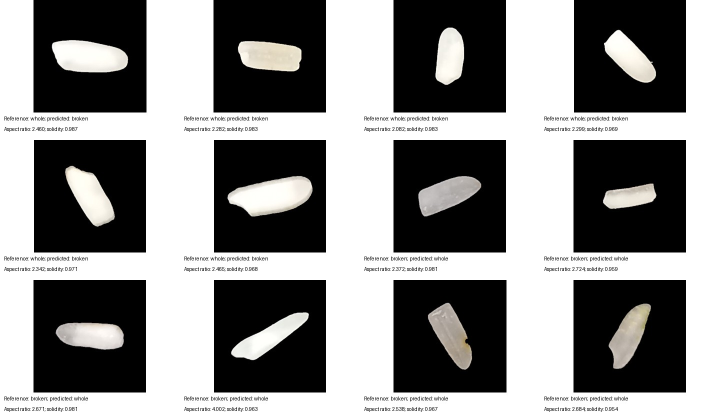
#> input picture milestone submission/shared/updates_20261123/source_test/failure_contact_sheet.png, 1440 x 840 px (shown at 1/2 size)
$ python -i vision_before.py   (imports and definitions only)
#> lines starting #> are read from the running program, lines starting #| are printed output that depends on the picture; after the words box and inside, x2 and y2 are one past the last pixel; in counts of white or black regions, pixels touching at a corner belong together
"""Segmentation and interpretable per-grain features; input arrays are RGB."""
from dataclasses import asdict, dataclass
import io
import heapq

import numpy as np
from PIL import Image, ImageDraw, ImageOps
from scipy import ndimage
from scipy.spatial import ConvexHull, QhullError

try:
    import cv2
except ImportError:
    cv2 = None

FEATURES = ["area", "major_axis", "minor_axis", "aspect_ratio", "solidity",
            "extent", "mean_r", "mean_g", "mean_b", "std_r", "std_g", "std_b"]


@dataclass(frozen=True)
class Settings:
    background: str = "dark"
    min_area: int = 30
    max_area_fraction: float = 0.15
    morphology: int = 1
    exclude_border: bool = True
    split_touching: bool = False
    detector: str = "legacy"

    def __post_init__(self):
        if self.background not in {"auto", "dark", "light", "pale"}:
            raise ValueError("Background must be auto, dark, pale, or light.")
        if self.min_area < 1 or not 0 < self.max_area_fraction <= 1:
            raise ValueError("Invalid grain area limits.")
        if self.morphology not in range(4):
            raise ValueError("Morphology must be between 0 and 3.")
        if self.detector not in {"legacy", "adaptive"}:
            raise ValueError("Detector must be legacy or adaptive.")


# [9 lines left out: function load_rgb, not called in this run]


def backend():
    return "opencv" if cv2 is not None else "scipy-fallback"


# [33 lines left out: functions _otsu, _bright_otsu, not called in this run]


def resolve_background(rgb, mode):
    if mode != "auto":
        return mode
    # Dark training images have a predominantly black surface; pale surfaces
    # require local contrast rather than simply reversing the threshold.
    gray = rgb @ np.array([0.299, 0.587, 0.114])
    return "dark" if np.percentile(gray, 25) < 80 else "pale"


# [31 lines left out: functions _fill_small_holes, _watershed_distance, not called in this run]


def _hull_area(local):
    by, bx = np.nonzero(local & ~ndimage.binary_erosion(local))
    boundary = np.column_stack([bx, by]).astype(float)
    corners = np.concatenate([boundary + offset for offset in [(0, 0), (1, 0), (0, 1), (1, 1)]])
    try:
        return ConvexHull(corners).volume
    except QhullError:
        return float(local.sum())


# [122 lines left out: functions _merge_unconstricted_basins, _separate_touching, not called in this run]


def segment(rgb, settings=Settings()):
    if rgb.ndim != 3 or rgb.shape[2] != 3 or rgb.dtype != np.uint8:
        raise ValueError("Expected an RGB uint8 image.")
    mode = resolve_background(rgb, settings.background)
#> mode = 'dark'
    border = np.concatenate([rgb[0], rgb[-1], rgb[:, 0], rgb[:, -1]])
    border_gray = border @ np.array([.299, .587, .114])
#> border_gray = 4560 values, max 255 at index 0, min 0 at index 67, mean 204.7
    uniform_surface = np.percentile(border_gray, 95) - np.percentile(border_gray, 5) <= 8
#> uniform_surface = False
    adaptive = settings.detector == "adaptive" and mode != "light" and not uniform_surface
#> adaptive = False
    if adaptive:
        from .foreground import adaptive_foreground
        gray = np.round(rgb @ np.array([.299, .587, .114])).astype(np.uint8)
        mask = adaptive_foreground(rgb)
        mask = _fill_small_holes(mask, max(9, settings.min_area))
        labels, _ = ndimage.label(mask, np.ones((3, 3)))
        # Reject tiny noise and frame/background components before watershed:
        # splitting rejected background first creates hundreds of false grains.
        sizes = np.bincount(labels.ravel())
        keep = (sizes >= settings.min_area) & (sizes <= settings.max_area_fraction * mask.size)
        keep[0] = False
        if settings.exclude_border:
            edge = max(1, settings.morphology + 1)
            border_ids = np.unique(np.concatenate([labels[:edge].ravel(), labels[-edge:].ravel(), labels[:, :edge].ravel(), labels[:, -edge:].ravel()]))
            keep[border_ids] = False
        labels, _ = ndimage.label(keep[labels], np.ones((3, 3)))
    elif mode == "pale":
        # White rice on a light surface is brighter than its immediate
        # surroundings. White top-hat removes slow illumination changes and
        # avoids classifying the entire pale background as a single object.
        gray = np.round(rgb @ np.array([0.299, 0.587, 0.114])).astype(np.uint8)
        smooth = ndimage.gaussian_filter(gray.astype(float), 0.7)
        window = max(15, min(gray.shape) // 8) | 1
        signal = np.clip(smooth - ndimage.grey_opening(smooth, size=(window, window)), 0, 255).astype(np.uint8)
        # The brightness condition rejects pale gaps next to dark shadows,
        # which can otherwise create top-hat responses resembling fragments.
        mask = (signal > max(4, _otsu(signal))) & (gray > _bright_otsu(gray))
        if settings.morphology:
            mask = ndimage.binary_opening(mask, np.ones((3, 3)), iterations=settings.morphology)
        mask = _fill_small_holes(mask, max(9, settings.min_area))
        labels, _ = ndimage.label(mask, np.ones((3, 3)))
    elif cv2 is not None:
        gray = cv2.cvtColor(rgb, cv2.COLOR_RGB2GRAY)
        kind = cv2.THRESH_BINARY if mode == "dark" else cv2.THRESH_BINARY_INV
#> kind = 0
        _, mask = cv2.threshold(gray, 0, 255, kind | cv2.THRESH_OTSU)
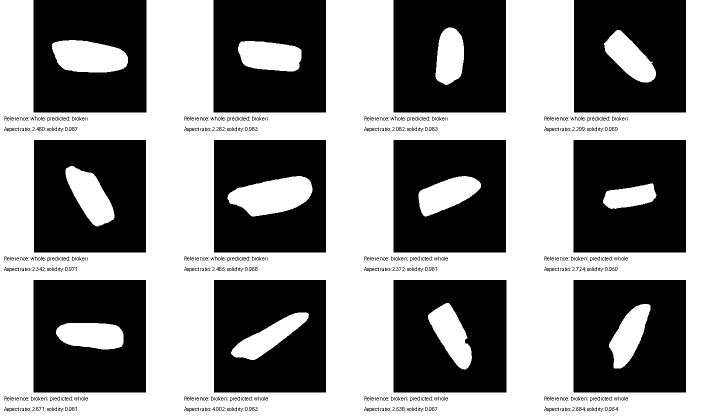
#> mask: shape (840, 1440) (shown at 1/2 size); 55.2% white; 774 black regions (664 under 20 px), largest, box (x1, y1, x2, y2) and area: (1147, 280, 1372, 505) 46914, (787, 0, 1012, 225) 45444, (1147, 560, 1372, 785) 44907
        if settings.morphology:
            kernel = np.ones((3, 3), np.uint8)
            mask = cv2.morphologyEx(mask, cv2.MORPH_OPEN, kernel,
                                    iterations=settings.morphology)
#> mask: shape (840, 1440); 54.6% white; 125 black regions, largest, box (x1, y1, x2, y2) and area: (1147, 280, 1372, 505) 46916, (787, 0, 1012, 225) 45444, (1147, 560, 1372, 785) 44908
            mask = cv2.morphologyEx(mask, cv2.MORPH_CLOSE, kernel,
                                    iterations=settings.morphology)
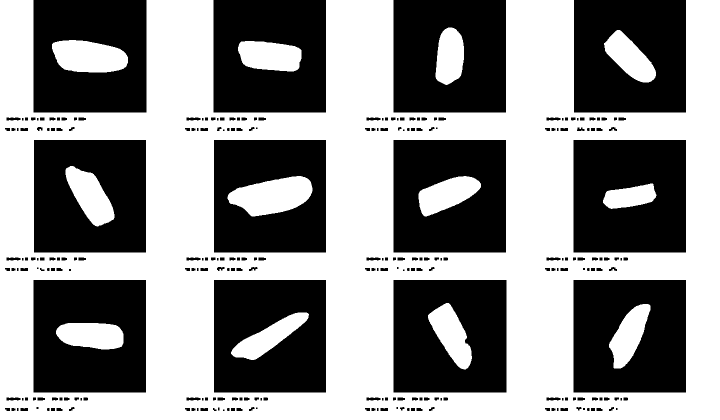
#> mask: shape (840, 1440) (shown at 1/2 size); 54.9% white; 264 black regions (52 under 20 px), largest, box (x1, y1, x2, y2) and area: (1147, 280, 1372, 505) 46916, (787, 0, 1012, 225) 45444, (1147, 560, 1372, 785) 44908
        _, labels = cv2.connectedComponents(mask, connectivity=8)
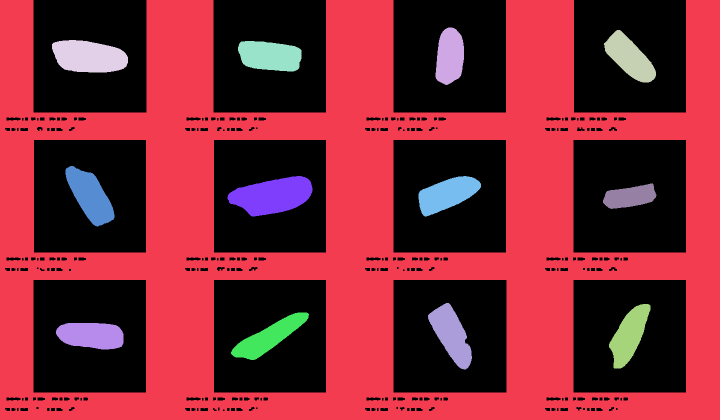
#> labels: shape (840, 1440) int32 (shown at 1/2 size); 14 distinct labels, from 0 to 13; one colour per label, 0 black
    else:
        gray = np.round(rgb @ np.array([0.299, 0.587, 0.114])).astype(np.uint8)
        threshold = _otsu(gray)
        mask = gray > threshold if mode == "dark" else gray <= threshold
        if settings.morphology:
            mask = ndimage.binary_opening(mask, np.ones((3, 3)), iterations=settings.morphology)
            mask = ndimage.binary_closing(mask, np.ones((3, 3)), iterations=settings.morphology)
        labels, _ = ndimage.label(mask, np.ones((3, 3)))
    if settings.split_touching:
        typical_area = None
        if adaptive:
            sizes = np.bincount(labels.ravel())[1:]
            sizes = sizes[sizes >= settings.min_area]
            if len(sizes) >= 5:
                # On mostly isolated-grain scenes a small, bent fragment can
                # have two distance maxima. It is still a single object;
                # reserve watershed for components larger than a typical one.
                typical_area = float(np.median(sizes))
        labels = _separate_touching(labels > 0, settings.min_area, typical_area)
    effective_min_area = settings.min_area
    if adaptive:
        region_sizes = np.bincount(labels.ravel())[1:]
        plausible = region_sizes[region_sizes >= settings.min_area]
        if len(plausible) >= 5:
            effective_min_area = max(settings.min_area, .15 * float(np.median(plausible)))
    grains, rejected = [], []
    height, width = gray.shape
#> height = 840; width = 1440
    for component, box in enumerate(ndimage.find_objects(labels), start=1):
        if box is None:
            continue
        ys, xs = box
        local = labels[box] == component
        area = int(local.sum())
        reason = None
        if area < effective_min_area:
            reason = "below_min_area"
        elif area > settings.max_area_fraction * height * width:
            reason = "above_max_area"
        elif settings.exclude_border and (ys.start <= settings.morphology or xs.start <= settings.morphology
                                          or ys.stop >= height-settings.morphology or xs.stop >= width-settings.morphology):
            reason = "touches_border"
        if reason:
            if adaptive:
                labels[box][local] = 0
            rejected.append({"area": area, "reason": reason})
            continue
        y, x = np.nonzero(local)
        points = np.column_stack([x, y]).astype(float)
        eigen = np.maximum(np.linalg.eigvalsh(np.cov(points, rowvar=False, bias=True)), 0) if len(points) > 1 else np.zeros(2)
        # Equivalent-ellipse diameters from second central moments, in pixels.
        minor, major = np.maximum(4 * np.sqrt(eigen), 1)
        hull_area = _hull_area(local)
        if adaptive and (major / minor > 12 or area / max(hull_area, 1) < .45):
            rejected.append({"area": area, "reason": "implausible_shape"})
            labels[box][local] = 0
            continue
        if mode == "dark":
            y0 = max(0, ys.start - 6); y1 = min(height, ys.stop + 6)
            x0 = max(0, xs.start - 6); x1 = min(width, xs.stop + 6)
            local_p = labels[y0:y1, x0:x1] == component
            rim_p = ndimage.binary_dilation(local_p, iterations=4) & (labels[y0:y1, x0:x1] == 0)
            gray_p = gray[y0:y1, x0:x1]
            g_mean = float(gray_p[local_p].mean()) if local_p.any() else 0.0
            r_mean = float(gray_p[rim_p].mean()) if rim_p.any() else g_mean
            if rim_p.any() and g_mean - r_mean < 25.0:
                rejected.append({"area": area, "reason": "low_contrast_glare"})
                labels[box][local] = 0
                continue
        colors = rgb[box][local].astype(float)
        values = [area, major, minor, major / minor, min(area / hull_area, 1),
                  area / local.size, *colors.mean(axis=0), *colors.std(axis=0)]
        grains.append({"grain_id": len(grains) + 1,
                       "bbox": [xs.start, ys.start, xs.stop - xs.start, ys.stop - ys.start],
                       "centroid": [float(x.mean() + xs.start), float(y.mean() + ys.start)],
                       "features": dict(zip(FEATURES, map(float, values)))})
#> this loop made 13 passes
#> (area, eigen, minor, major, hull_area, y0, y1, x0) on passes 2 to 12: (5181, [200, 870.7], 56.56, 118, 5309.5, 49, 176, 865), (5724, [200.8, 1074.5], 56.68, 131.1, 5886.5, 54, 171, 1202), (7870, [257.3, 1566.3], 64.16, 158.3, 8027.5, 74, 151, 98), (6319, [224, 1175.9], 59.87, 137.2, 6478.5, 76, 149, 470), (6489, [224.6, 1234.2], 59.94, 140.5, 6753, 326, 459, 125), (9188, [303.2, 1852.2], 69.65, 172.1, 9557, 346, 439, 449), (6074, [207.3, 1178], 57.6, 137.3, 6251.5, 346, 439, 831), (3709, [110.2, 833.5], 41.99, 115.5, 3913, 361, 424, 1200), (6140, [198, 1295.1], 56.29, 144, 6416, 600, 745, 850), (5717, [173.3, 1254], 52.65, 141.6, 6047.5, 602, 743, 1212), (5861, [120.9, 1955.4], 43.99, 176.9, 6158, 619, 726, 456)
#> (area, reason) on pass 1: (590210, 'above_max_area')
#> pass 1, in segment, `local = labels[box] == component`:
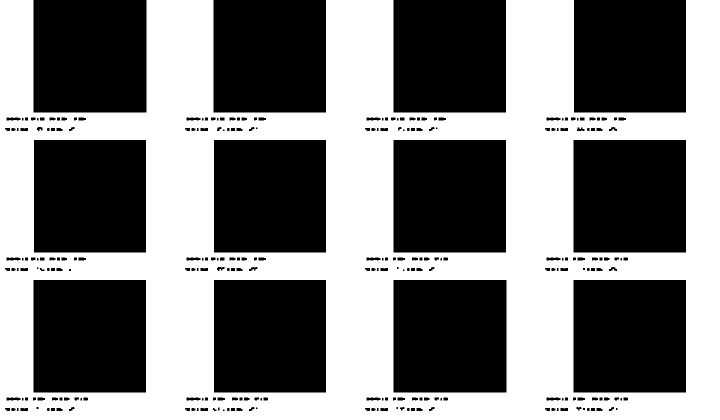
#> local: shape (840, 1440) bool (shown at 1/2 size); 48.8% white; 1 white region, box (x1, y1, x2, y2) and area: (0, 0, 1440, 840) 590210
#> pass 2, in segment, `rim_p = ndimage.binary_dilation(local_p, iterations=4) & (labels[y0:y1..`:
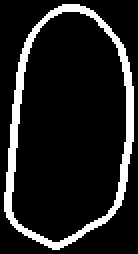
#> rim_p: shape (127, 69) bool (shown 2 times larger); 12.5% white; 1 white region, box (x1, y1, x2, y2) and area: (2, 2, 67, 125) 1098
#> after the loop:
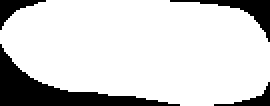
#> local: shape (53, 135) bool (shown 2 times larger); 82.8% white; 4 black regions, box (x1, y1, x2, y2) and area: (0, 22, 90, 53) 786, (85, 0, 135, 21) 234, (0, 0, 23, 15) 121, (107, 41, 135, 53) 93
#> after the loop:
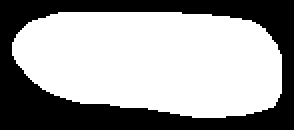
#> local_p: shape (65, 147) bool (shown 2 times larger); 62% white; 1 black region, box (x1, y1, x2, y2) and area: (0, 0, 147, 65) 3634
#> after the loop, grains = 12 items; rejected = 1 item
    # Keep watershed seams visible in the preview mask.
    visible = labels > 0
    if settings.split_touching:
        seam = (labels[:, 1:] != labels[:, :-1]) & (labels[:, 1:] > 0) & (labels[:, :-1] > 0)
        visible[:, 1:][seam] = False
        seam = (labels[1:, :] != labels[:-1, :]) & (labels[1:, :] > 0) & (labels[:-1, :] > 0)
        visible[1:, :][seam] = False
    # Recover dense pale scenes without reopening colored cloth backgrounds.
    median_rgb = np.median(rgb.reshape(-1, 3), axis=0)
#> median_rgb = [249, 247, 240]
    pale_neutral_surface = (median_rgb.max() - median_rgb.min()) / max(median_rgb.max(), 1) < .25
#> pale_neutral_surface = True
    if adaptive and not grains and mode == "pale" and pale_neutral_surface:
        from dataclasses import replace
        return segment(rgb, replace(settings, detector="legacy"))
    return grains, rejected, visible.astype(np.uint8) * 255


# [16 lines left out: functions annotate, png_bytes, not called in this run]

>>> import cv2
>>> picture = cv2.cvtColor(cv2.imread('source_test/failure_contact_sheet.png'), cv2.COLOR_BGR2RGB)
>>> result = segment(picture)

$ run again, on milestone submission/shared/updates_20261123/source_test/preprocessing_strip.png
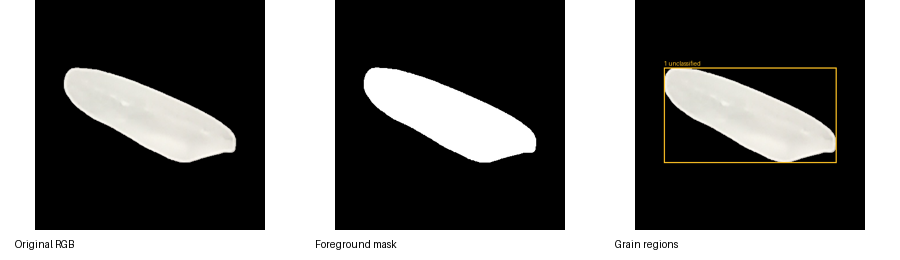
#> input picture milestone submission/shared/updates_20261123/source_test/preprocessing_strip.png, 900 x 260 px
#> mode = 'dark'
#> border = 2320 rows, first 8: [255, 255, 255], [255, 255, 255], [255, 255, 255], [255, 255, 255], [255, 255, 255], [255, 255, 255], [255, 255, 255], [255, 255, 255]
#> border_gray = 2320 values, max 255 at index 0, min 0 at index 35, mean 179.2
#> uniform_surface = False
#> kind = 0
#> labels: shape (260, 900) int32; 5 distinct labels, from 0 to 4
#> the loop in segment, `for component, box in enumerate(ndimage.find_objects(labels), start=1):` made 4 passes
#> (area, eigen, minor, major, hull_area, y0, y1, x0) on passes 2 to 4: (8591, [217.9, 2211.7], 59.04, 188.1, 8898.5, 61, 169, 358), (8520, [215, 2203.8], 58.65, 187.8, 8794.5, 62, 168, 58), (8566, [215.8, 2224.6], 58.76, 188.7, 8865.5, 62, 169, 658)
#> after the loop in segment, `for component, box in enumerate(ndimage.find_objects(labels), start=1):`:
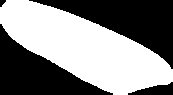
#> local: shape (95, 173) bool; 52.1% white; 4 black regions, box (x1, y1, x2, y2) and area: (29, 0, 173, 69) 4019, (0, 24, 113, 95) 3487, (128, 82, 173, 95) 335, (0, 0, 6, 7) 28
#> after the loop in segment, `for component, box in enumerate(ndimage.find_objects(labels), start=1):`:
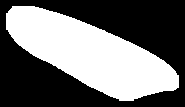
#> local_p: shape (107, 185) bool; 43.3% white; 1 white region, box (x1, y1, x2, y2) and area: (6, 6, 179, 101) 8566
#> after the loop in segment, `for component, box in enumerate(ndimage.find_objects(labels), start=1):`: grains = 3 items; rejected = 1 item
#> visible: shape (260, 900) bool; 42.9% white; 4 white regions, box (x1, y1, x2, y2) and area: (0, 0, 900, 260) 74596, (364, 67, 536, 163) 8591, (664, 68, 837, 163) 8566, (64, 68, 236, 162) 8520
#> median_rgb = [0, 0, 0]
#> pale_neutral_surface = True
